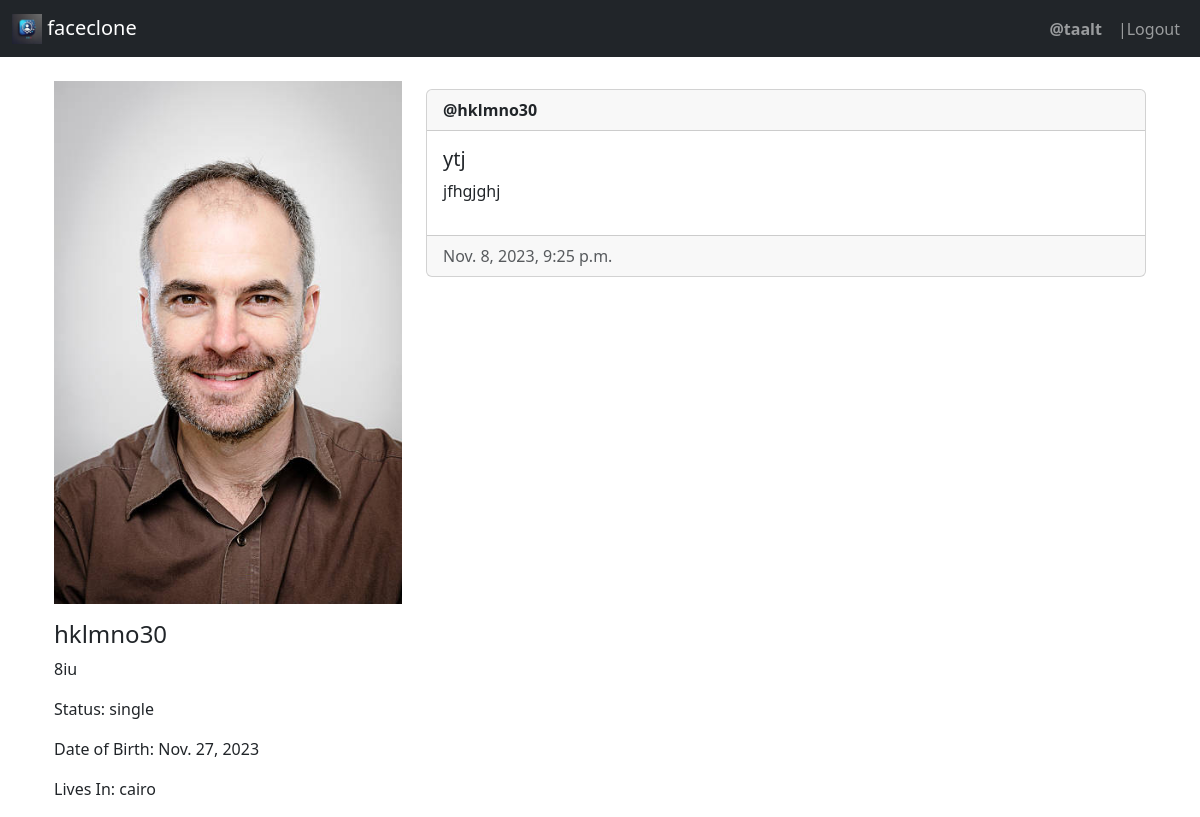
Page /hklmno30 (signed in) on the committed database.
### app/models.py (models this page shows, shortened)
class profile(models.Model):
    user = models.OneToOneField(User, on_delete=models.CASCADE)
    profile_pic = models.ImageField(upload_to=profile_image_upload_path, null=True, default='defaultpic.jpg')
    bio = models.TextField(max_length=300, null=True,blank=True)
    date_of_birth = models.DateField(null=True,blank=True)
    status = models.CharField(max_length=150, null=True,blank=True)
    lives_in = models.CharField(max_length=150, null=True,blank=True)

class post(models.Model):
    user=models.ForeignKey(User, verbose_name="username", on_delete=models.CASCADE)
    title=models.CharField( max_length=50)
    content=models.TextField()
    created_at = models.DateTimeField(auto_now=False, auto_now_add=True)
    updated_at = models.DateTimeField(auto_now=True,auto_now_add=False)
    image = models.ImageField(upload_to='post_images/', blank=True, null=True)

### app/views.py (the view)
# urls.py: path('<str:username>', user_posts, name='view'),
@login_required(login_url='login/')
def user_posts(request, username):
    user_profile = get_object_or_404(profile, user__username=username)
    user_posts = post.objects.filter(user__username=username)
    context = {
        'user_posts': user_posts,
        'target_user': username,
        'profile_content':user_profile,
    }
    return render(request, 'user_posts.html', context)

### app/templates/user_posts.html (shortened to what this page needs)
{% extends 'base.html' %}
{% load crispy_forms_tags %}
{% block content %}
<div class="container mt-4">
    <div class="row">
        <div class="col-md-4">
            <img src='{{ profile_content.profile_pic.url }}' class="img-fluid mb-3" alt="Profile Picture">
            <h4>{{ profile_content.user.username }}</h4>
            <p>{{ profile_content.bio }}</p>
            <p>Status: {{ profile_content.status }}</p>
            <p>Date of Birth: {{ profile_content.date_of_birth }}</p>
            <p>Lives In: {{ profile_content.lives_in }}</p>
        </div>
        <div class="col-md-8">
            {% for post in user_posts %}
                <div class='card mt-2'>
                    <div class="card-header"><strong>@{{ post.user.username }}</strong></div>
                    <div class="card-body d-flex flex-row justify-content-between">
                        <div>
                            <h5 class="card-title">{{ post.title }}</h5>
                            <p>{{ post.content }}</p>
                        </div>
                    </div>
                    <div class="card-footer text-muted">{{ post.created_at }}</div>
                </div>
            {% empty %}
                <p>No posts yet :)</p>
            {% endfor %}
        </div>
    </div>
</div>
{% endblock content %}

### app/templates/base.html (shortened to what this page needs)
<!DOCTYPE html>
<html lang="en">
    <head>
        {% load static %}
        <link href="{% static 'css/bootstrap.min.css' %}" rel="stylesheet">
    </head>
    <body>
        <nav class="navbar navbar-expand-lg navbar-dark bg-dark">
            <div class="container-fluid">
                        <a class="navbar-brand" href="{% url 'home' %}">
                            <img src="{% static 'logo/faceclone logo.png' %}" alt="Logo" width="30" height="30" class="d-inline-block align-text-top">
                            faceclone
                        </a>
            <ul class="navbar-nav">
                {% if request.user.is_authenticated %}
                <li class="nav-item">
                    <span class="nav-link">
                        <strong>@{{ request.user.username }}</strong>
                    </span>
                </li>
                <li class="nav-item">
                    <a class="nav-link" href="{% url 'log_out' %}">|Logout</a>
                </li>
                {% else %}
                <li class="nav-item">
                    <a class="nav-link" href="{% url 'login' %}">Login</a>
                </li>
                {% endif %}
            </ul>
        </div>
    </nav>
    <div class="container">
        {% block content %}
        {% endblock content %}
    </div>
</body>
</html>

### rows in the picture
profile: profile_pic (picture), user.username "hklmno30", bio "8iu", status "single", date_of_birth "Nov. 27, 2023", lives_in "cairo"
post: user.username "hklmno30", title "ytj", content "jfhgjghj", created_at "Nov. 8, 2023, 9:25 p.m."

### other values in the picture
{{ request.user.username }} "taalt"
